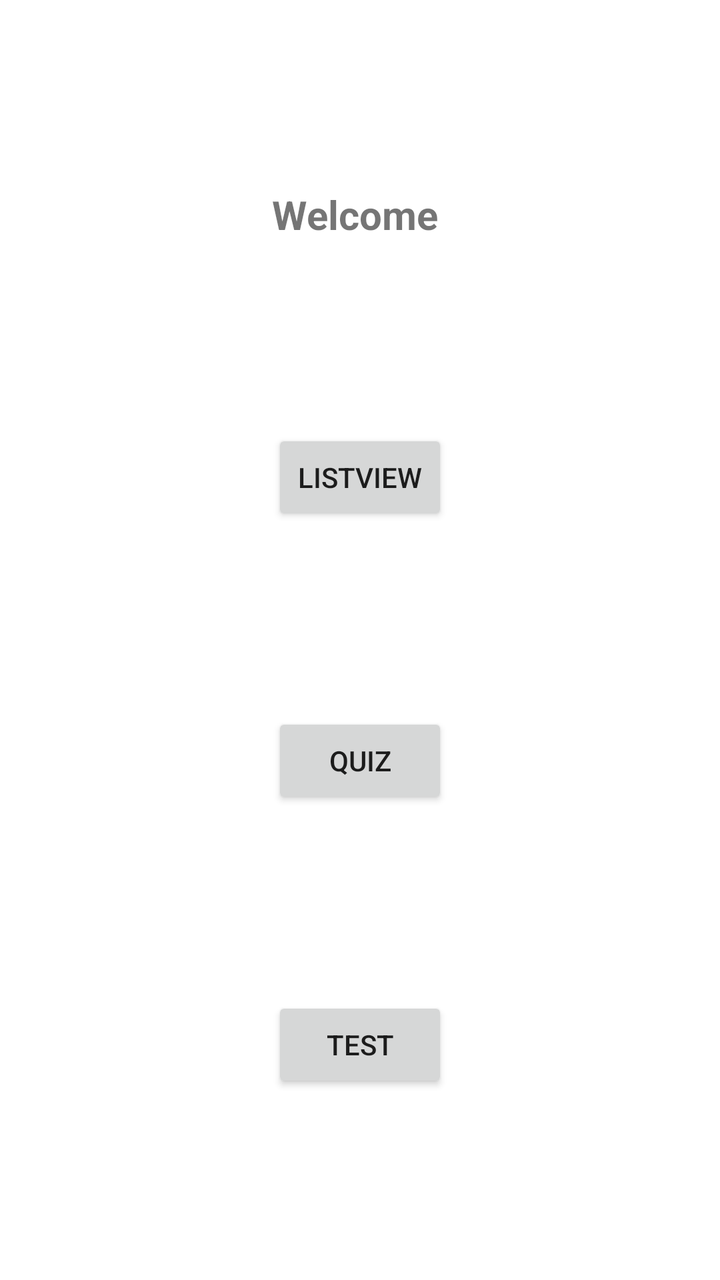
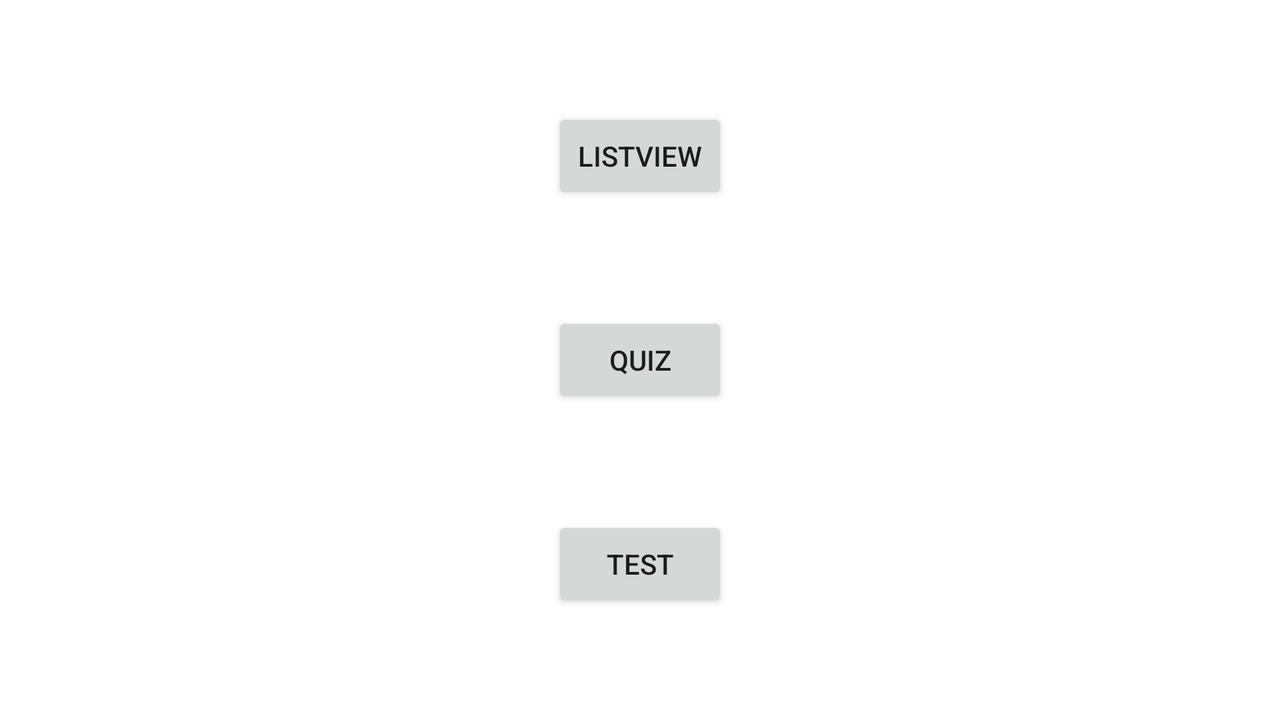

Compare how this app lays out the same screen by default and in its alternative resource folder. The renders come first, then the two layout files and the values they reference.
<!-- AndroidManifest.xml: application theme Theme.MAD_LAB -->
<!-- res/layout/activity_navigation.xml -->
<?xml version="1.0" encoding="utf-8"?>
<androidx.constraintlayout.widget.ConstraintLayout xmlns:android="http://schemas.android.com/apk/res/android"
    xmlns:app="http://schemas.android.com/apk/res-auto"
    xmlns:tools="http://schemas.android.com/tools"
    android:layout_width="match_parent"
    android:layout_height="match_parent"
    tools:context=".NavigationActivity">

    <TextView
        android:id="@+id/tv_lbl_username"
        android:layout_width="wrap_content"
        android:layout_height="wrap_content"
        android:text="Welcome "
        android:textStyle="bold"
        android:textSize="20sp"
        app:layout_constraintTop_toTopOf="parent"
        app:layout_constraintEnd_toEndOf="parent"
        app:layout_constraintStart_toStartOf="parent"
        app:layout_constraintBottom_toTopOf="@+id/btn_list_view"
        />

    <Button
        android:id="@+id/btn_list_view"
        android:layout_width="wrap_content"
        android:layout_height="wrap_content"
        android:text="ListView"
        app:layout_constraintTop_toBottomOf="@+id/tv_lbl_username"
        app:layout_constraintEnd_toEndOf="parent"
        app:layout_constraintStart_toStartOf="parent"
        app:layout_constraintBottom_toTopOf="@+id/btn_quiz"
        />

    <Button
        android:id="@+id/btn_quiz"
        android:layout_width="wrap_content"
        android:layout_height="wrap_content"
        android:text="Quiz"
        app:layout_constraintTop_toBottomOf="@+id/btn_list_view"
        app:layout_constraintStart_toStartOf="@+id/btn_list_view"
        app:layout_constraintEnd_toEndOf="@+id/btn_list_view"
        app:layout_constraintBottom_toTopOf="@+id/btn_test"
        />

    <Button
        android:id="@+id/btn_test"
        android:layout_width="wrap_content"
        android:layout_height="wrap_content"
        android:text="Test"
        app:layout_constraintEnd_toEndOf="@+id/btn_quiz"
        app:layout_constraintStart_toStartOf="@+id/btn_quiz"
        app:layout_constraintTop_toBottomOf="@+id/btn_quiz"
        app:layout_constraintBottom_toBottomOf="parent"
        />




</androidx.constraintlayout.widget.ConstraintLayout>
<!-- resources referenced by this layout -->
<resources>
  <style name="Theme.MAD_LAB" parent="Theme.MaterialComponents.DayNight.DarkActionBar">
          
          <item name="colorPrimary">@color/purple_500</item>
          <item name="colorPrimaryVariant">@color/purple_700</item>
          <item name="colorOnPrimary">@color/white</item>
          
          <item name="colorSecondary">@color/teal_200</item>
          <item name="colorSecondaryVariant">@color/teal_700</item>
          <item name="colorOnSecondary">@color/black</item>
          
          <item name="android:statusBarColor" tools:targetApi="l">?attr/colorPrimaryVariant</item>
          
      </style>
  <color name="purple_500">#FF6200EE</color>
  <color name="purple_700">#FF3700B3</color>
  <color name="white">#FFFFFFFF</color>
  <color name="teal_200">#FF03DAC5</color>
  <color name="teal_700">#FF018786</color>
  <color name="black">#FF000000</color>
</resources>
<!-- res/layout-land/activity_navigation.xml (the author's variant of the layout above) -->
<!-- drawn on the phone turned sideways -->
<?xml version="1.0" encoding="utf-8"?>
<androidx.constraintlayout.widget.ConstraintLayout xmlns:android="http://schemas.android.com/apk/res/android"
    xmlns:app="http://schemas.android.com/apk/res-auto"
    xmlns:tools="http://schemas.android.com/tools"
    android:layout_width="match_parent"
    android:layout_height="match_parent"
    tools:context=".NavigationActivity">

    <Button
        android:id="@+id/btn_list_view"
        android:layout_width="wrap_content"
        android:layout_height="wrap_content"
        android:text="ListView"
        app:layout_constraintTop_toTopOf="parent"
        app:layout_constraintEnd_toEndOf="parent"
        app:layout_constraintStart_toStartOf="parent"
        app:layout_constraintBottom_toTopOf="@+id/btn_quiz"
        />

    <Button
        android:id="@+id/btn_quiz"
        android:layout_width="wrap_content"
        android:layout_height="wrap_content"
        android:text="Quiz"
        app:layout_constraintTop_toBottomOf="@+id/btn_list_view"
        app:layout_constraintStart_toStartOf="@+id/btn_list_view"
        app:layout_constraintEnd_toEndOf="@+id/btn_list_view"
        app:layout_constraintBottom_toTopOf="@+id/btn_test"
        />

    <Button
        android:id="@+id/btn_test"
        android:layout_width="wrap_content"
        android:layout_height="wrap_content"
        android:text="Test"
        app:layout_constraintEnd_toEndOf="@+id/btn_quiz"
        app:layout_constraintStart_toStartOf="@+id/btn_quiz"
        app:layout_constraintTop_toBottomOf="@+id/btn_quiz"
        app:layout_constraintBottom_toBottomOf="parent"
        />




</androidx.constraintlayout.widget.ConstraintLayout>
